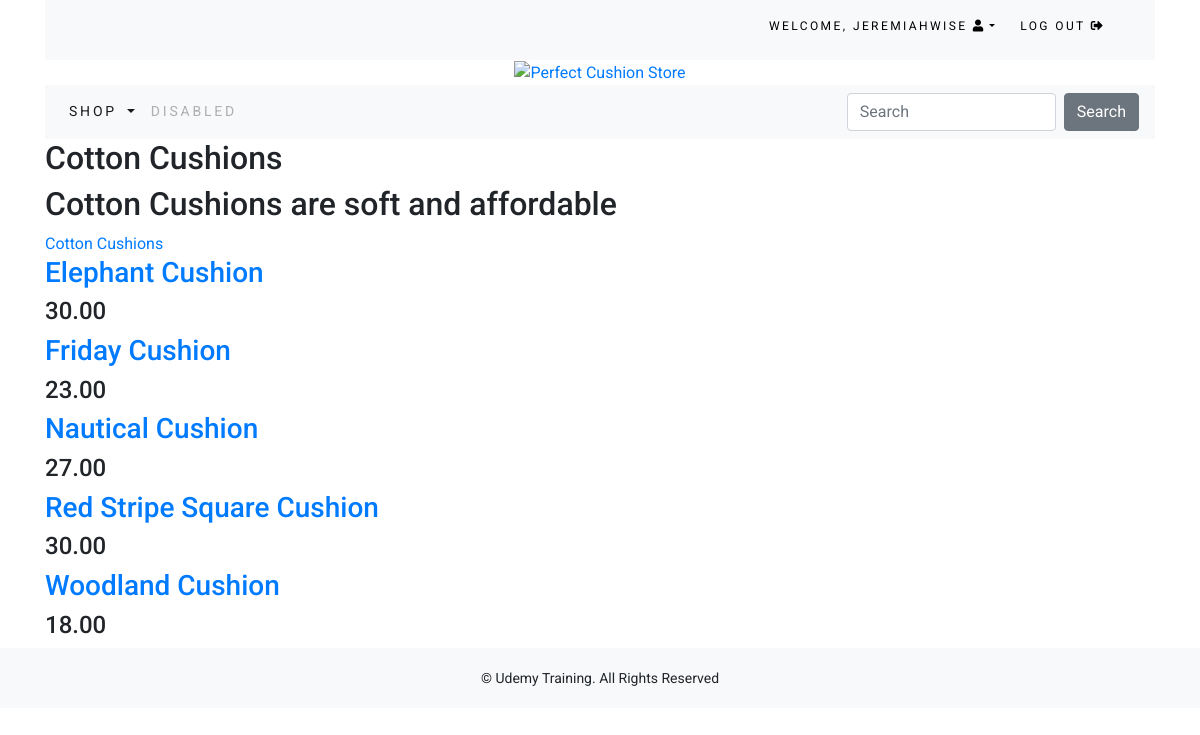
Screenshot of /shop/cotton-cushions/ (signed in) with the database file from the repository.
### shop/models.py (models this page shows, shortened)
class Category(models.Model):
    name = models.CharField(max_length=247, unique=True)
    slug = models.SlugField(max_length=247, unique=True)
    description = models.TextField(blank=True)
    image = models.ImageField(upload_to='category', blank=True)
    class Meta:
        ordering = ['name']
        verbose_name = 'category'
        verbose_name_plural = 'categories'
    def get_absolute_url(self):
        return reverse('shop:productsbycategory', kwargs={'slug':self.slug})

class Product(models.Model):
        name = models.CharField(max_length=247, unique=True)
        slug = models.SlugField(max_length=247, unique=True)
        description = models.TextField(blank=True)
        category = models.ForeignKey(Category, related_name='products', on_delete=models.CASCADE, null=True, blank=True)
        price = models.DecimalField(max_digits=10, decimal_places=2)
        image = models.ImageField(upload_to='product', blank=True)
        stock = models.IntegerField()
        available = models.BooleanField(default=True)
        created = models.DateTimeField(auto_now_add=True)
        updated = models.DateTimeField(auto_now=True)
        class Meta:
            ordering = ['name']
            verbose_name = 'product'
            verbose_name_plural = 'products'
        def get_absolute_url(self, *args, **kwargs):
            return reverse('shop:singleproduct', kwargs={'slug':self.slug})

### shop/views.py (the view)
# urls.py: path('<slug:slug>/', views.SingleCategory.as_view(), name='productsbycategory'),
class SingleCategory(generic.DetailView):
    model = Category

### cart/context_processors.py (called while the page is built)
def counter(request):
    item_count = 0
    if 'admin' in request.path:
        return {}
    else:
        try:
            cart = Cart.objects.filter(cart_id=_cart_id(request))
            cart_items = CartItem.objects.all().filter(cart=cart[:1])
            for cart_item in cart_items:
                item_count += cart_item.quantity
        except Cart.DoesNotExist:
            item_count = 0
    return dict(item_count = item_count)

### cart/views.py (called while the page is built)
def _cart_id(request):
    cart = request.session.session_key
    if not cart:
        cart = request.session.create()
    return cart

### shop/templates/shop/category_detail.html (shortened to what this page needs)
{% extends 'base.html' %}
{% block content %}
    <h2>{{ category.name }}</h2>
    <h2>{{ category.description }}</h2>
    <a href="{{ category.get_absolute_url }}">{{category.name}}</a>
    <br>
    {% for product in category.products.all %}
        <a href="{{ product.get_absolute_url }}"><h3>{{ product.name }}</h3></a>
        <h4>{{ product.price }}</h4>
    {% endfor %}
{% endblock %}

### templates/_top-navbar.html (shortened to what this page needs)
<div class="container">
    <div class="my_custom_menu">
        <ul>
            {% if request.user.is_authenticated %}
            <li>
                Welcome,<a href="#" class="dropdown-toggle" data-toggle='dropdown'
                        aria-haspopup='true' aria-expanded='false'>
                    {{ user.username }} <i class="fas fa-user"></i></a>
            </li>
            <li>
                <a href="{% url 'accounts:logout' %}">Log Out <i class="fas fa-sign-out-alt"></i></a>
            </li>
            {% endif %}
        </ul>
    </div>
</div>

### static/perfectcushion/master.css (style rules this page uses)
body { font-family: 'Roboto', sans-serif; }
.my_custom_menu { text-align: right !important; }
.my_custom_menu ul li { list-style: none; color: #000; text-transform: uppercase; letter-spacing: .2em; font-size: 12px; padding-right: 20px; display: inline; }
.my_custom_menu ul li a { text-decoration: none; color: #000; list-style: none; text-transform: uppercase; letter-spacing: .2em; font-size: 12px; }

### rows the page displays
Category: name "Cotton Cushions", description "Cotton Cushions are soft and affordable"
Product: name "Elephant Cushion", price "30.00"
Product: name "Friday Cushion", price "23.00"
Product: name "Nautical Cushion", price "27.00"
Product: name "Red Stripe Square Cushion", price "30.00"
Product: name "Woodland Cushion", price "18.00"

### other values shown
{{ user.username }} "JEREMIAHWISE"
